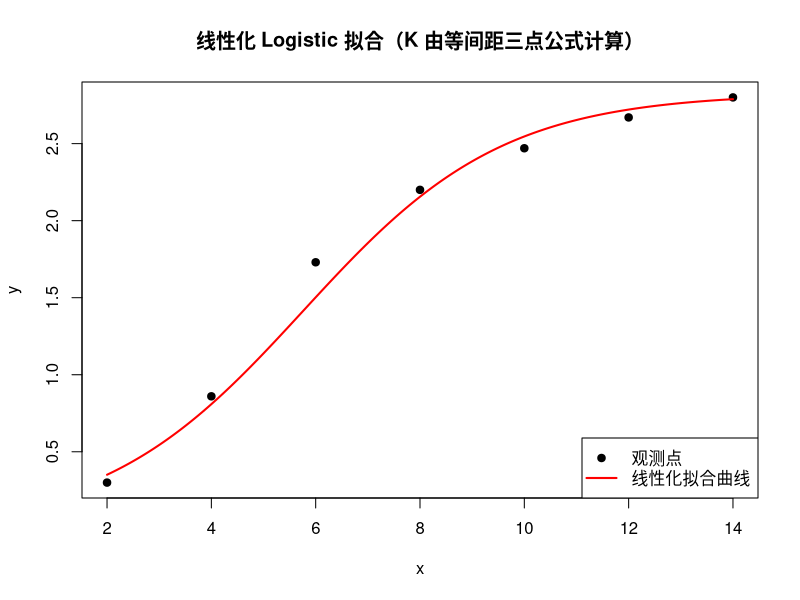

Recreate this plot in R.
#例9-5
# 1. 准备数据
x <- c(2, 4, 6, 8, 10, 12, 14)
y <- c(0.30, 0.86, 1.73, 2.20, 2.47, 2.67, 2.80)
data <- data.frame(x, y)

# 2. 按“等间距”原则选取 y1, y2, y3：
n    <- length(y)
i1   <- 1                     # 第一组
i3   <- n                     # 最后一组
i2   <- floor((i1 + i3) / 2)  # 中间组
y1   <- y[i1]
y2   <- y[i2]
y3   <- y[i3]

# 3. 用三点公式计算 K
K_est <- ( y2^2 * (y1 + y3) - 2 * y1 * y2 * y3 ) / ( y2^2 - y1 * y3 )

# 4. 线性化变换： y' = ln((K - y) / y)
data$y_prime <- log((K_est - data$y) / data$y)

# 5. 线性回归 y' ~ x
lin.mod    <- lm(y_prime ~ x, data = data)
a_prime    <- coef(lin.mod)["(Intercept)"]
b_prime    <- coef(lin.mod)["x"]

# 6. 还原原始参数 a, b
a_est <- exp(a_prime)
b_est <- -b_prime

cat("估计参数：\n",
    "K =", round(K_est, 4), "\n",
    "a =", round(a_est, 4), "\n",
    "b =", round(b_est, 4), "\n")

# 7. 绘制散点和拟合曲线
plot(data$x, data$y,
     xlab = "x",
     ylab = "y",
     pch  = 19,
     main = "线性化 Logistic 拟合（K 由等间距三点公式计算）")

x.seq <- seq(min(x), max(x), length.out = 200)
y.pred <- K_est / (1 + a_est * exp(-b_est * x.seq))

lines(x.seq, y.pred, col = "red", lwd = 2)
legend("bottomright",
       legend = c("观测点", "线性化拟合曲线"),
       pch    = c(19, NA),
       lty    = c(NA, 1),
       col    = c("black", "red"),
       lwd    = c(NA, 2))
